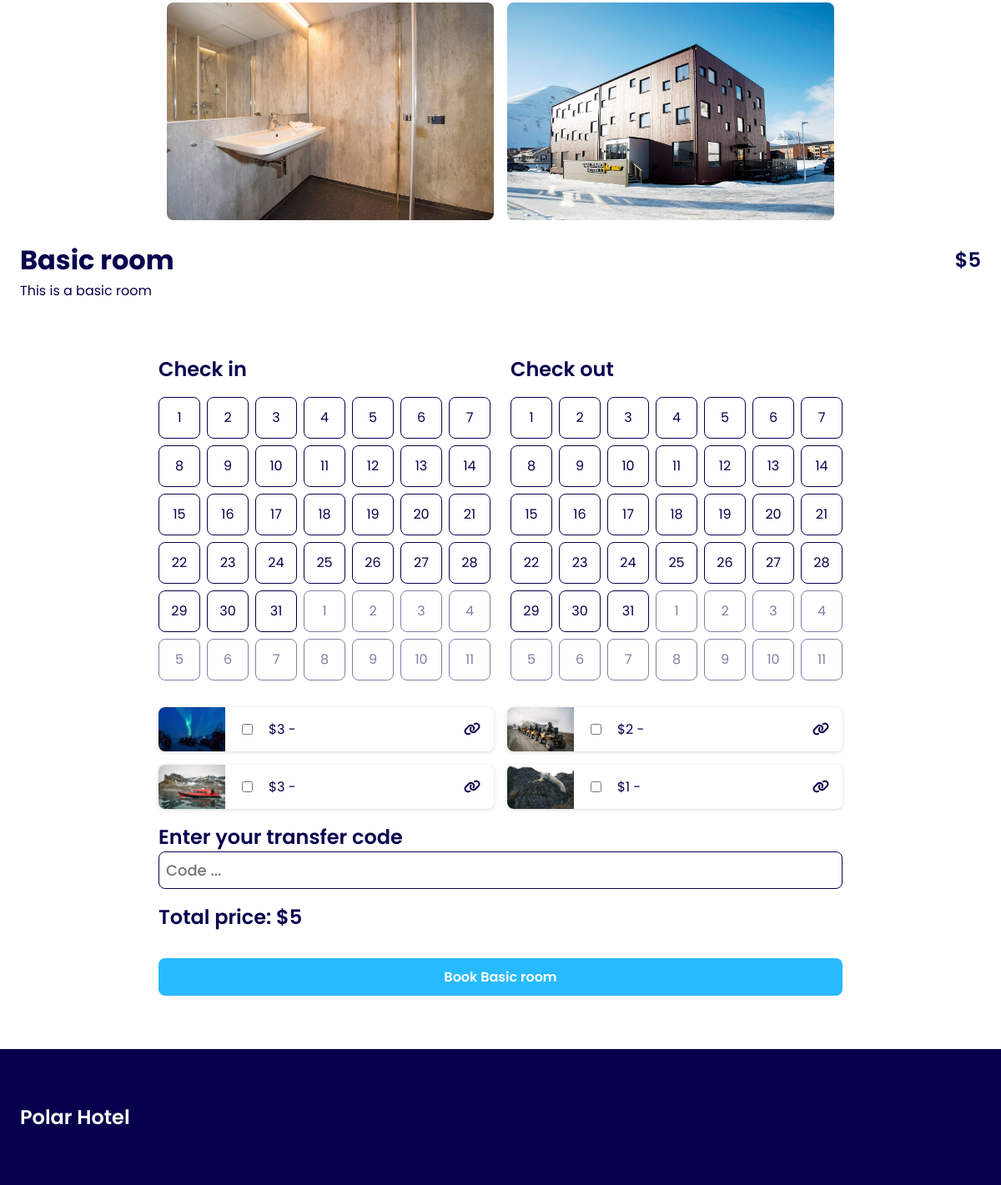
Page /room.php?room=009c6170-1ef2-402a-82c2-8c1fc8badce3 (lower part) on the earlier database version.
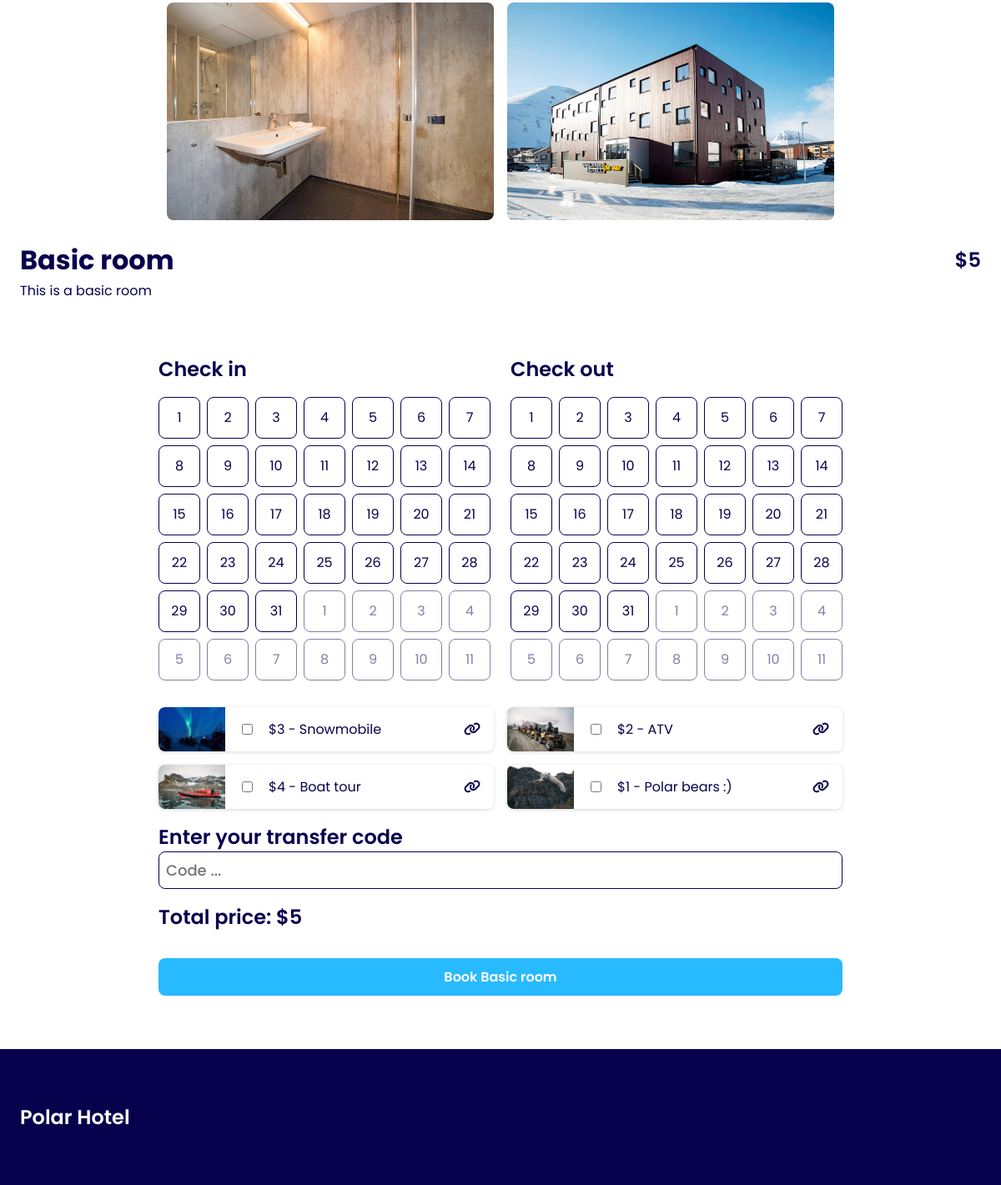
Same page on the later database version.
### tables this page shows
CREATE TABLE activities (
	id VARCHAR PRIMARY KEY,
	name VARCHAR,
	price INTEGER,
	description VARCHAR,
	image VARCHAR
);

### app/getRooms.php (called while the page is built, shortened)
<?php
require_once __DIR__ . "/../vendor/autoload.php";
$stars = intval($_ENV["STARS"]);
$getRooms = $db->query("SELECT rooms.id, rooms.name, rooms.price, rooms.description, image_room.image FROM rooms
INNER JOIN image_room ON image_room.room_id = rooms.id");
$getRooms->execute();
$rooms = $getRooms->fetchAll(PDO::FETCH_ASSOC);
$mappedRooms = [];
foreach ($rooms as $room) {
    $id = $room["id"];
    $price = intval($room["price"]);
    $price = $price + $stars;
    if (!isset($mappedRooms[$id])) {
        $mappedRooms[$id] = [
            "id" => $id,
            "name" => $room["name"],
            "price" => $price,
            "description" => $room["description"],
            "images" => [],
        ];
    }
    $mappedRooms[$id]["images"][] = $room["image"];
}
$rooms = array_values($mappedRooms);

### app/hotelFunctions.php (called while the page is built, shortened)
<?php
function monthArrayDate(int $timeStamp): array
{
    return [
        "date" => date("Y-m-d", $timeStamp),
        "dayOfWeek" => intval(date("N", $timeStamp)),
        "dayDate" => intval(date("d", $timeStamp)),
        "month" => intval(date("m", $timeStamp)),
    ];
}
function getMonth(int $monthIndex, int $year): array
{
    $monthLength = cal_days_in_month(CAL_GREGORIAN, $monthIndex, $year);
    $month = [];
    $firstDay = date("N", mktime(0, 0, 0, $monthIndex, 1, $year));
    $daysBefore = $firstDay - 1;
    $daysAfter = 42 - $monthLength - $daysBefore;
    for ($idx = $daysBefore; $idx > 0; $idx--) {
        $timeStamp = mktime(0, 0, 0, $monthIndex, 1 - $idx, $year);
        $month[] = monthArrayDate($timeStamp);
    }
    for ($idx = 0; $idx < $monthLength; $idx++) {
        $timeStamp = mktime(0, 0, 0, $monthIndex, $idx + 1, $year);
        $month[] = monthArrayDate($timeStamp);
    }
    for ($idx = 1; $idx <= $daysAfter; $idx++) {
        $timeStamp = mktime(0, 0, 0, $monthIndex, $monthLength + $idx, $year);
        $month[] = monthArrayDate($timeStamp);
    }
    return $month;
}
function filterForId(array $arrays, string $arrayId): array
{
    $filteredArray = array_filter($arrays, function ($array) use ($arrayId) {
        return $array["id"] === $arrayId;
    });
    return reset($filteredArray);
}

### app/getActivities.php (called while the page is built, shortened)
<?php
require_once __DIR__ . "/../vendor/autoload.php";
$selectActivities = $db->query("SELECT * FROM activities");
$selectActivities->execute();
$activities = $selectActivities->fetchAll(PDO::FETCH_ASSOC);

### room.php (the view, shortened to what the changed rows need)
<?php
require_once __DIR__ . "/views/header.php";
require_once __DIR__ . "/views/navigation.php";
require __DIR__ . "/app/getRooms.php";
require __DIR__ . "/app/getActivities.php";
$roomId = $_GET["room"];
$room = filterForId($rooms, $roomId);
?>
<main class="room-main max-w-section">
    <div class="room-content-order">
        <div class="column room-info-container">
            <div class="space-between name-price-title">
                <h1><?= $room["name"]; ?></h1>
            </div>
        </div>
        <div class="room-gallery-grid">
            <?php foreach ($room["images"] as $image) : ?>
                <img src=<?= "./assets/images/" . $image; ?> alt="hotel room">
            <?php endforeach; ?>
        </div>
    </div>
    <form method="post" class="book-room-form" action="app/bookRoom.php">
        <div class="check-in-out-calenders">
            <div>
                <?php
                $calendarIdentifier = "-checkin";
                require __DIR__ . "/views/calendar.php"; ?>
            </div>
            <div>
                <?php
                $calendarIdentifier = "-checkout";
                require __DIR__ . "/views/calendar.php"; ?>
            </div>
        </div>
        <div class="room-activities">
            <?php foreach ($activities as $activity) : ?>
                <div class="room-activities-card">
                    <img src="<?= "assets/images/" . $activity["image"] ?>" alt="activity">
                    <input data-price="<?= $activity["price"]; ?>" class="activity-check" type="checkbox" name="activities[]" value="<?= $activity["id"] ?>">
                    <div><?= "$" . $activity["price"] . " - " . $activity["name"] ?></div>
                    <a href="activities.php" class="text-dark-blue flex-grow">
                        <i class="fa-solid fa-link"></i>
                    </a>
                </div>
            <?php endforeach; ?>
        </div>
    </form>
</main>
<?php require_once __DIR__ . "/views/footer.php"; ?>

### views/calendar.php (shortened to what the changed rows need)
<?php
$selectedMonth = intval(date("m", mktime(0, 0, 0, 1, 1, 2024)));
$selectedYear = intval(date("Y", mktime(0, 0, 0, 1, 1, 2024)));
$month = getMonth($selectedMonth, $selectedYear);
$identifier = $calendarIdentifier ?? '';
?>
<div class="calendar-grid">
    <?php foreach ($month as $date) : ?>
        <div id="<?= $selectedMonth === $date["month"] ? 'btn' . $identifier : '' ?>" class="calendar-cell <?= $selectedMonth !== $date["month"] ? 'offset-month' : 'current-month contain-radio'; ?>">
            <?= $date["dayDate"] ?>
        </div>
    <?php endforeach; ?>
</div>

Differences in the rows shown:
removed activities: price "1", image (picture)
removed activities: image (picture), price "3"
removed activities: image (picture), price "2"
removed activities: image (picture), price "3"
added activities: price "1", image (picture), name "Polar bears :)"
added activities: image (picture), price "3", name "Snowmobile"
added activities: image (picture), price "2", name "ATV"
added activities: image (picture), price "4", name "Boat tour"
